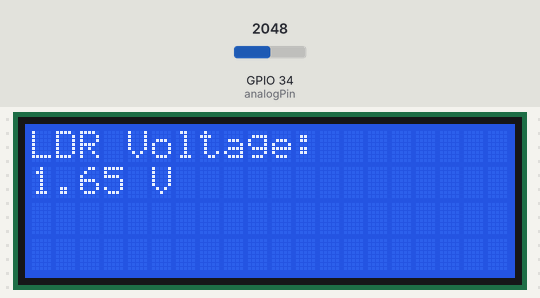
Recording of a sketch running on a simulated ESP32. On the bench: 20×4 character LCD. Inputs (shaded band) come from the test bench; at power-on: GPIO 34 (analogPin) = 2048. What the sketch prints to the serial monitor is not drawn.

Above: at 1.2 s.
1.3 s: GPIO 34 (analogPin) set to 2866
At 2.8 s:
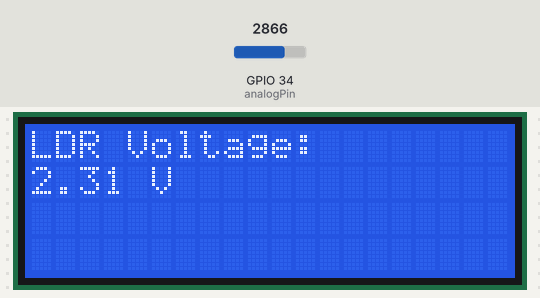
3.1 s: GPIO 34 (analogPin) set to 3603
At 3.8 s:
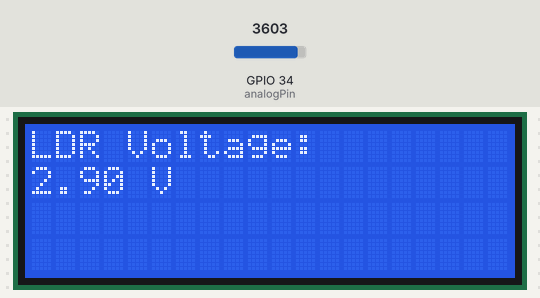
4.6 s: GPIO 34 (analogPin) set to 4095
At 5.9 s:
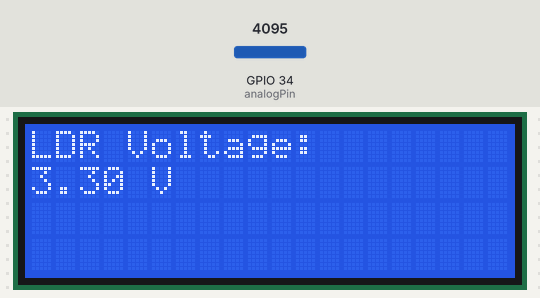
Timing chart, 0 to 7.6 s (numbered marks = the images above; inputs shaded):
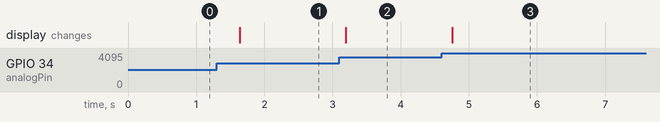

Measured:
- after the input at 1.3 s, the display: changes after 0.34 s (image 1)
- after the input at 3.1 s, the display: changes after 0.10 s (image 2)
- after the input at 4.6 s, the display: changes after 0.16 s (image 3)

The sketch:

esp32-ldr.ino
```cpp
#include <Arduino.h>
#include <LiquidCrystal_I2C.h>

#define I2C_ADDR 0x27
#define LCD_COLUMNS 20
#define LCD_LINES 4

const int analogPin = 34; // GPIO pin for analog input
int ldrValue = 0; // Variable to store the analog value

LiquidCrystal_I2C lcd(I2C_ADDR, LCD_COLUMNS, LCD_LINES); // Create an instance of the LiquidCrystal_I2C class

void setup() {
  Serial.begin(115200); // Initialize serial communication
  lcd.init(); // Initialize the LCD
  lcd.backlight(); // Turn on the LCD backlight
}

void loop() {
  ldrValue = analogRead(analogPin); // Read the analog value from the LDR
  float voltage = ldrValue * (3.3 / 4095.0); // Convert the analog value to voltage

  Serial.print("LDR Voltage: "); // Print the voltage to the serial monitor
  Serial.print(voltage);
  Serial.println(" V");

  lcd.setCursor(0, 0); // Set the cursor to the first column, first row
  lcd.print("LDR Voltage: "); // Print "LDR Voltage:" on the LCD
  lcd.setCursor(0, 1); // Set the cursor to the first column, second row
  lcd.print(voltage); // Print the voltage value on the LCD
  lcd.print(" V"); // Print " V" after the voltage value

  delay(500); // Wait for 500 milliseconds before repeating the loop
}
```
